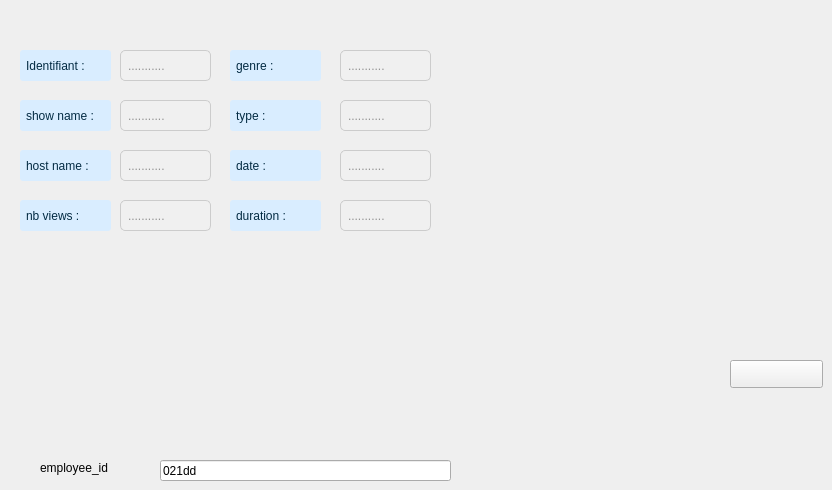
      <widget class="QWidget" name="tab">
       <attribute name="title">
        <string>add</string>
       </attribute>
       <widget class="QLabel" name="label_34">
        <property name="geometry">
         <rect>
          <x>40</x>
          <y>460</y>
          <width>91</width>
          <height>16</height>
         </rect>
        </property>
        <property name="text">
         <string>employee_id</string>
        </property>
       </widget>
       <widget class="QPushButton" name="clear_fields_add">
        <property name="geometry">
         <rect>
          <x>730</x>
          <y>360</y>
          <width>93</width>
          <height>28</height>
         </rect>
        </property>
        <property name="text">
         <string/>
        </property>
       </widget>
       <widget class="QLineEdit" name="employee_id_lineEdit">
        <property name="geometry">
         <rect>
          <x>160</x>
          <y>460</y>
          <width>291</width>
          <height>21</height>
         </rect>
        </property>
        <property name="text">
         <string>021dd</string>
        </property>
       </widget>
       <widget class="QLabel" name="label_39">
        <property name="geometry">
         <rect>
          <x>-30</x>
          <y>30</y>
          <width>56</width>
          <height>16</height>
         </rect>
        </property>
        <property name="text">
         <string>ID</string>
        </property>
       </widget>
       <widget class="QLabel" name="label_40">
        <property name="geometry">
         <rect>
          <x>-40</x>
          <y>70</y>
          <width>56</width>
          <height>16</height>
         </rect>
        </property>
        <property name="text">
         <string>name</string>
        </property>
       </widget>
       <widget class="QLineEdit" name="host_lineEdit">
        <property name="geometry">
         <rect>
          <x>120</x>
          <y>150</y>
          <width>91</width>
          <height>31</height>
         </rect>
        </property>
        <property name="styleSheet">
         <string notr="true">QLineEdit {
    background-color: #f0f0f0; /* Set a very light background color */
    border-radius: 5px; /* Adjust the radius as needed */
    padding: 5px; /* Adjust padding as needed */
    border: 1px solid #ccc; /* Add a border */
    color: #333333; /* Set the color of the text to dark */
}
</string>
        </property>
        <property name="text">
         <string/>
        </property>
        <property name="placeholderText">
         <string>...........</string>
        </property>
       </widget>
       <widget class="QLineEdit" name="type_lineEdit">
        <property name="geometry">
         <rect>
          <x>340</x>
          <y>100</y>
          <width>91</width>
          <height>31</height>
         </rect>
        </property>
        <property name="styleSheet">
         <string notr="true">QLineEdit {
    background-color: #f0f0f0; /* Set a very light background color */
    border-radius: 5px; /* Adjust the radius as needed */
    padding: 5px; /* Adjust padding as needed */
    border: 1px solid #ccc; /* Add a border */
    color: #333333; /* Set the color of the text to dark */
}
</string>
        </property>
        <property name="text">
         <string/>
        </property>
        <property name="placeholderText">
         <string>...........</string>
        </property>
       </widget>
       <widget class="QLabel" name="label_56">
        <property name="geometry">
         <rect>
          <x>230</x>
          <y>200</y>
          <width>91</width>
          <height>31</height>
         </rect>
        </property>
        <property name="styleSheet">
         <string notr="true">QLabel {
    background-color: rgb(217, 237, 255); /* Set the background color */
    border-radius: 3px; /* Adjust the radius as needed */
    padding: 3px; /* Adjust padding as needed */
color:rgb(3, 43, 67);
}
</string>
        </property>
        <property name="text">
         <string>duration :</string>
        </property>
       </widget>
       <widget class="QLineEdit" name="id_lineEdit">
        <property name="geometry">
         <rect>
          <x>120</x>
          <y>50</y>
          <width>91</width>
          <height>31</height>
         </rect>
        </property>
        <property name="styleSheet">
         <string notr="true">QLineEdit {
    background-color: #f0f0f0; /* Set a very light background color */
    border-radius: 5px; /* Adjust the radius as needed */
    padding: 5px; /* Adjust padding as needed */
    border: 1px solid #ccc; /* Add a border */
    color: #333333; /* Set the color of the text to dark */
}
</string>
        </property>
        <property name="text">
         <string/>
        </property>
        <property name="placeholderText">
         <string>...........</string>
        </property>
       </widget>
       <widget class="QLabel" name="label_57">
        <property name="geometry">
         <rect>
          <x>20</x>
          <y>200</y>
          <width>91</width>
          <height>31</height>
         </rect>
        </property>
        <property name="styleSheet">
         <string notr="true">QLabel {
    background-color: rgb(217, 237, 255); /* Set the background color */
    border-radius: 3px; /* Adjust the radius as needed */
    padding: 3px; /* Adjust padding as needed */
color:rgb(3, 43, 67);
}
</string>
        </property>
        <property name="text">
         <string>nb views :</string>
        </property>
       </widget>
       <widget class="QLineEdit" name="nbviews_lineEdit">
        <property name="geometry">
         <rect>
          <x>120</x>
          <y>200</y>
          <width>91</width>
          <height>31</height>
         </rect>
        </property>
        <property name="styleSheet">
         <string notr="true">QLineEdit {
    background-color: #f0f0f0; /* Set a very light background color */
    border-radius: 5px; /* Adjust the radius as needed */
    padding: 5px; /* Adjust padding as needed */
    border: 1px solid #ccc; /* Add a border */
    color: #333333; /* Set the color of the text to dark */
}
</string>
        </property>
        <property name="text">
         <string/>
        </property>
        <property name="placeholderText">
         <string>...........</string>
        </property>
       </widget>
       <widget class="QLineEdit" name="genre_lineEdit">
        <property name="geometry">
         <rect>
          <x>340</x>
          <y>50</y>
          <width>91</width>
          <height>31</height>
         </rect>
        </property>
        <property name="styleSheet">
         <string notr="true">QLineEdit {
    background-color: #f0f0f0; /* Set a very light background color */
    border-radius: 5px; /* Adjust the radius as needed */
    padding: 5px; /* Adjust padding as needed */
    border: 1px solid #ccc; /* Add a border */
    color: #333333; /* Set the color of the text to dark */
}
</string>
        </property>
        <property name="text">
         <string/>
        </property>
        <property name="placeholderText">
         <string>...........</string>
        </property>
       </widget>
       <widget class="QLineEdit" name="name_lineEdit">
        <property name="geometry">
         <rect>
          <x>120</x>
          <y>100</y>
          <width>91</width>
          <height>31</height>
         </rect>
        </property>
        <property name="styleSheet">
         <string notr="true">QLineEdit {
    background-color: #f0f0f0; /* Set a very light background color */
    border-radius: 5px; /* Adjust the radius as needed */
    padding: 5px; /* Adjust padding as needed */
    border: 1px solid #ccc; /* Add a border */
    color: #333333; /* Set the color of the text to dark */
}
</string>
        </property>
        <property name="text">
         <string/>
        </property>
        <property name="placeholderText">
         <string>...........</string>
        </property>
       </widget>
       <widget class="QLabel" name="label_58">
        <property name="geometry">
         <rect>
          <x>20</x>
          <y>100</y>
          <width>91</width>
          <height>31</height>
         </rect>
        </property>
        <property name="styleSheet">
         <string notr="true">QLabel {
    background-color: rgb(217, 237, 255); /* Set the background color */
    border-radius: 3px; /* Adjust the radius as needed */
    padding: 3px; /* Adjust padding as needed */
color:rgb(3, 43, 67);
}
</string>
        </property>
        <property name="text">
         <string>show name :</string>
        </property>
       </widget>
       <widget class="QLabel" name="label_59">
        <property name="geometry">
         <rect>
          <x>20</x>
          <y>150</y>
          <width>91</width>
          <height>31</height>
         </rect>
        </property>
        <property name="styleSheet">
         <string notr="true">QLabel {
    background-color: rgb(217, 237, 255); /* Set the background color */
    border-radius: 3px; /* Adjust the radius as needed */
    padding: 3px; /* Adjust padding as needed */
color:rgb(3, 43, 67);
}
</string>
        </property>
        <property name="text">
         <string>host name :</string>
        </property>
       </widget>
       <widget class="QLineEdit" name="duree_lineEdit">
        <property name="geometry">
         <rect>
          <x>340</x>
          <y>200</y>
          <width>91</width>
          <height>31</height>
         </rect>
        </property>
        <property name="styleSheet">
         <string notr="true">QLineEdit {
    background-color: #f0f0f0; /* Set a very light background color */
    border-radius: 5px; /* Adjust the radius as needed */
    padding: 5px; /* Adjust padding as needed */
    border: 1px solid #ccc; /* Add a border */
    color: #333333; /* Set the color of the text to dark */
}
</string>
        </property>
        <property name="text">
         <string/>
        </property>
        <property name="placeholderText">
         <string>...........</string>
        </property>
       </widget>
       <widget class="QLineEdit" name="date_lineEdit">
        <property name="geometry">
         <rect>
          <x>340</x>
          <y>150</y>
          <width>91</width>
          <height>31</height>
         </rect>
        </property>
        <property name="styleSheet">
         <string notr="true">QLineEdit {
    background-color: #f0f0f0; /* Set a very light background color */
    border-radius: 5px; /* Adjust the radius as needed */
    padding: 5px; /* Adjust padding as needed */
    border: 1px solid #ccc; /* Add a border */
    color: #333333; /* Set the color of the text to dark */
}
</string>
        </property>
        <property name="text">
         <string/>
        </property>
        <property name="placeholderText">
         <string>...........</string>
        </property>
       </widget>
       <widget class="QLabel" name="label_60">
        <property name="geometry">
         <rect>
          <x>230</x>
          <y>50</y>
          <width>91</width>
          <height>31</height>
         </rect>
        </property>
        <property name="styleSheet">
         <string notr="true">QLabel {
    background-color: rgb(217, 237, 255); /* Set the background color */
    border-radius: 3px; /* Adjust the radius as needed */
    padding: 3px; /* Adjust padding as needed */
color:rgb(3, 43, 67);
}
</string>
        </property>
        <property name="text">
         <string>genre :</string>
        </property>
       </widget>
       <widget class="QLabel" name="label_61">
        <property name="geometry">
         <rect>
          <x>230</x>
          <y>150</y>
          <width>91</width>
          <height>31</height>
         </rect>
        </property>
        <property name="styleSheet">
         <string notr="true">QLabel {
    background-color: rgb(217, 237, 255); /* Set the background color */
    border-radius: 3px; /* Adjust the radius as needed */
    padding: 3px; /* Adjust padding as needed */
color:rgb(3, 43, 67);
}
</string>
        </property>
        <property name="text">
         <string>date :</string>
        </property>
       </widget>
       <widget class="QLabel" name="label_62">
        <property name="geometry">
         <rect>
          <x>20</x>
          <y>50</y>
          <width>91</width>
          <height>31</height>
         </rect>
        </property>
        <property name="styleSheet">
         <string notr="true">QLabel {
    background-color: rgb(217, 237, 255); /* Set the background color */
    border-radius: 3px; /* Adjust the radius as needed */
    padding: 3px; /* Adjust padding as needed */
color:rgb(3, 43, 67);
}
</string>
        </property>
        <property name="text">
         <string>Identifiant :</string>
        </property>
       </widget>
       <widget class="QLabel" name="label_63">
        <property name="geometry">
         <rect>
          <x>230</x>
          <y>100</y>
          <width>91</width>
          <height>31</height>
         </rect>
        </property>
        <property name="styleSheet">
         <string notr="true">QLabel {
    background-color: rgb(217, 237, 255); /* Set the background color */
    border-radius: 3px; /* Adjust the radius as needed */
    padding: 3px; /* Adjust padding as needed */
color:rgb(3, 43, 67);
}
</string>
        </property>
        <property name="text">
         <string>type :</string>
        </property>
       </widget>
      </widget>
